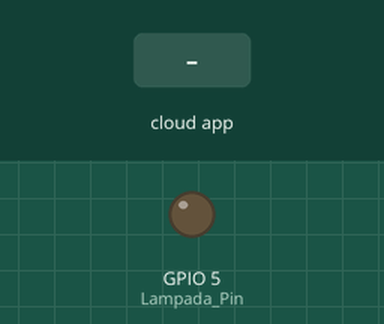
Bench run of a sketch on a simulated ESP8266 (NodeMCU). On the bench: output pins drawn as LEDs (lit = HIGH). Inputs (shaded band) come from the test bench. WiFi joins after 1.5 s; servers stay silent unless stated; what the sketch prints to the serial monitor is not drawn.

Above: at 2.7 s.
2.8 s: the phone or cloud app sets 6489b6fd929949c1xxxxxxxx to 1
At 3.9 s:
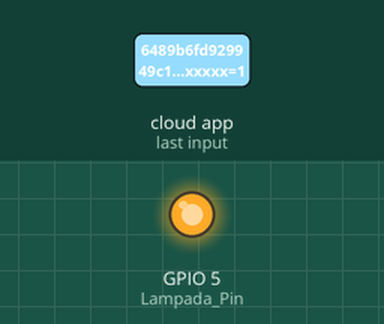
7.3 s: the phone or cloud app sets 6489b6fd929949c1xxxxxxxx to 0
At 8.5 s:
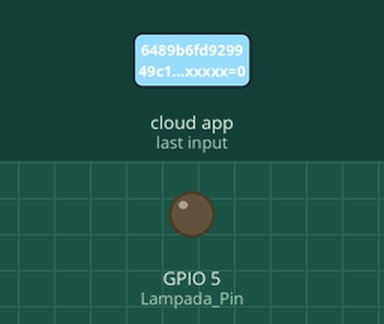
Timing chart, 0 to 9.8 s (numbered marks = the images above; inputs shaded):
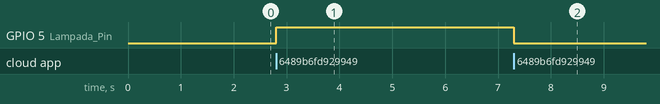

The sketch:

Automacao.ino
```cpp
#include <ESP8266WiFi.h>
#include "SinricPro.h"
#include "SinricProSwitch.h"
#include "SinricProTemperaturesensor.h"
#include "DHT.h"

#define WIFI_SSID         ""
#define WIFI_PASS         ""

#define APP_KEY           "13802641-xxxx-xxxx-xxxx-ad95f374fa0a"
#define APP_SECRET        "bd1d8dad-xxxx-xxxx-xxxx-33213fd0bd26-f195ae38-xxxx-xxxx-xxxx-58688097bab8"

#define TEMP_SENSOR_ID    "649e26ae743f9120xxxxxxxx"
#define DHT_PIN           14
#define Lampada_ID        "6489b6fd929949c1xxxxxxxx"
#define Lampada_Pin       5
#define BAUD_RATE         9600
#define EVENT_WAIT_TIME   6000

DHT dht;

bool deviceIsOn;
float temperature;
float humidity;
float lastTemperature;
float lastHumidity;
unsigned long lastEvent = (-EVENT_WAIT_TIME);

void setupWiFi();
void setupSinricPro();
bool LampadaState(const String &deviceId, bool &state);
bool TempState(const String &deviceId, bool &state);

void setup() {
  Serial.begin(BAUD_RATE);
  Serial.printf("\r\n\r\n");
  dht.setup(DHT_PIN);

  setupWiFi();
  setupSinricPro();
  pinMode(Lampada_Pin, OUTPUT);
}

void loop() {
  SinricPro.handle();
  handleTempSensor();
}

bool LampadaState(const String &deviceId, bool &state) {
  Serial.printf("A lampada foi %s\r\n", state ? "ligada" : "desligada");
  digitalWrite(Lampada_Pin, state);
  return true;
}

bool TempState(const String &deviceId, bool &state) {
  Serial.printf("Temperatura Sensor esta %s (Via SinricPro) \r\n", state ? "ligada" : "desligada");
  deviceIsOn = state;
  return true;
}

void handleTempSensor(){
  if (deviceIsOn == false)
    return;

  unsigned long actualMillis = millis();

  if (actualMillis - lastEvent < EVENT_WAIT_TIME)
    return;

  temperature = dht.getTemperature();

  humidity = dht.getHumidity();

  if (isnan(temperature) || isnan(humidity)){
    Serial.printf("DHT falhou na leitura!\r\n");
    return;
  }

  if(temperature == lastTemperature || humidity == lastHumidity)
    return;

  SinricProTemperaturesensor &mySensor = SinricPro[TEMP_SENSOR_ID];
  bool success = mySensor.sendTemperatureEvent(temperature, humidity);

  if(success) {
    Serial.printf("Temperatura: %2.1f Celsius\tUmidade: %2.1f%%\r\n", temperature, humidity);
  }else{
    Serial.printf("Algo deu errado, nao foi possivel enviar o evento ao servidor...\r\n");
  }

  lastTemperature = temperature;
  lastHumidity = humidity;
  lastEvent = actualMillis;
}

void setupWiFi() {
  Serial.printf("\r\nConectando WiFi...");
  WiFi.begin(WIFI_SSID, WIFI_PASS);

  while (WiFi.status() != WL_CONNECTED) {
    Serial.printf(".");
    delay(250);
  }

  Serial.printf("Conectado!\r\nEndereço de IP eh %s\r\n", WiFi.localIP().toString().c_str());
}

void setupSinricPro() {
  SinricProTemperaturesensor &mySensor = SinricPro[TEMP_SENSOR_ID];
  mySensor.onPowerState(TempState);

  SinricProSwitch &mySwitch1 = SinricPro[Lampada_ID];
  mySwitch1.onPowerState(LampadaState);

  SinricPro.onConnected([]() { Serial.printf("Conectado a nuvem SinricPro\r\n"); });
  SinricPro.onDisconnected([]() { Serial.printf("Desconectado a nuvem SinricPro\r\n"); });
  SinricPro.begin(APP_KEY, APP_SECRET);
  SinricPro.restoreDeviceStates(true);
}
```

Measured:
- after the input at 2.8 s, GPIO 5 (Lampada_Pin): LOW → HIGH at once
- after the input at 7.3 s, GPIO 5 (Lampada_Pin): HIGH → LOW at once
